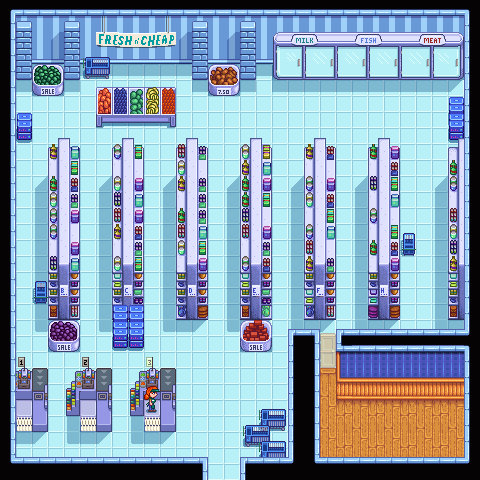

This game map was drawn from its Tiled (.tmx) file and the tilesets committed beside it. A one-line description and the trimmed map source follow:
An orthogonal 30x30 tile map with 16x16 px tiles, 4 tile layers (Back, Buildings, Front, AlwaysFront), 1 hidden layer not drawn, 4 tilesets and 112 objects (112x TileData).

<map version="1.10" tiledversion="1.10.2" orientation="orthogonal" renderorder="right-down" width="30" height="30" tilewidth="16" tileheight="16" infinite="0" nextlayerid="11" nextobjectid="113">
 <properties>
  <property name="Warp" value="13 30 Town 95 51 14 30 Town 96 51" />
 </properties>
 <tileset firstgid="1" name="Paths" tilewidth="16" tileheight="16" tilecount="36" columns="4">
  <image source=".paths.png" width="64" height="144" />
 </tileset>
 <tileset firstgid="37" name="untitled tile sheet" tilewidth="16" tileheight="16" tilecount="2176" columns="32">
  <image source=".townInterior.png" width="512" height="1088" />
  <tile id="1910">
   <animation>
    <frame tileid="1910" duration="1000" />
    <frame tileid="1910" duration="1000" />
    <frame tileid="1910" duration="1000" />
    <frame tileid="1910" duration="1000" />
    <frame tileid="1911" duration="1000" />
    <frame tileid="1910" duration="1000" />
    <frame tileid="1910" duration="1000" />
    <frame tileid="1910" duration="1000" />
    <frame tileid="1910" duration="1000" />
    <frame tileid="1910" duration="1000" />
    <frame tileid="1910" duration="1000" />
    <frame tileid="1911" duration="1000" />
    <frame tileid="1911" duration="1000" />
    <frame tileid="1911" duration="1000" />
   </animation>
  </tile>
  <tile id="1942">
   <animation>
    <frame tileid="1942" duration="1000" />
    <frame tileid="1942" duration="1000" />
    <frame tileid="1942" duration="1000" />
    <frame tileid="1942" duration="1000" />
    <frame tileid="1943" duration="1000" />
    <frame tileid="1942" duration="1000" />
    <frame tileid="1942" duration="1000" />
    <frame tileid="1942" duration="1000" />
    <frame tileid="1942" duration="1000" />
    <frame tileid="1942" duration="1000" />
    <frame tileid="1942" duration="1000" />
    <frame tileid="1943" duration="1000" />
    <frame tileid="1943" duration="1000" />
    <frame tileid="1943" duration="1000" />
   </animation>
  </tile>
 </tileset>
 <tileset firstgid="2213" name="z_Fuzzwald" tilewidth="16" tileheight="16" tilecount="6" columns="3">
  <image source="Fuzzwald.png" width="48" height="32" />
  <tile id="0">
   <animation>
    <frame tileid="0" duration="1000" />
    <frame tileid="0" duration="1000" />
    <frame tileid="0" duration="1000" />
    <frame tileid="0" duration="1000" />
    <frame tileid="0" duration="1000" />
    <frame tileid="0" duration="1000" />
    <frame tileid="2" duration="1000" />
    <frame tileid="0" duration="1000" />
    <frame tileid="0" duration="1000" />
    <frame tileid="0" duration="1000" />
    <frame tileid="0" duration="1000" />
    <frame tileid="0" duration="1000" />
    <frame tileid="0" duration="1000" />
   </animation>
  </tile>
  <tile id="3">
   <animation>
    <frame tileid="3" duration="500" />
    <frame tileid="1" duration="500" />
    <frame tileid="3" duration="500" />
    <frame tileid="3" duration="500" />
    <frame tileid="3" duration="500" />
    <frame tileid="3" duration="500" />
    <frame tileid="3" duration="500" />
    <frame tileid="3" duration="500" />
    <frame tileid="3" duration="500" />
    <frame tileid="3" duration="500" />
    <frame tileid="3" duration="500" />
    <frame tileid="3" duration="500" />
    <frame tileid="5" duration="500" />
    <frame tileid="5" duration="500" />
    <frame tileid="3" duration="500" />
    <frame tileid="3" duration="500" />
    <frame tileid="3" duration="500" />
    <frame tileid="3" duration="500" />
    <frame tileid="3" duration="500" />
    <frame tileid="3" duration="500" />
    <frame tileid="1" duration="500" />
    <frame tileid="3" duration="500" />
    <frame tileid="3" duration="500" />
    <frame tileid="3" duration="500" />
    <frame tileid="3" duration="500" />
    <frame tileid="3" duration="500" />
   </animation>
  </tile>
 </tileset>
 <tileset firstgid="2219" name="z_PotatTilesheets" tilewidth="16" tileheight="16" tilecount="1144" columns="17">
  <image source="PotatTilesheets.png" width="272" height="832" />
 </tileset>
 <layer id="1" name="Back" width="30" height="30">
  <data>[900 cells, 900 non-empty, 19 distinct tile ids]</data>
 </layer>
 <objectgroup id="2" name="Back" />
 <layer id="3" name="Buildings" width="30" height="30">
  <data>[900 cells, 451 non-empty, 103 distinct tile ids]</data>
 </layer>
 <objectgroup id="4" name="Buildings" visible="0">
  <object id="1" name="TileData" x="64" y="160" width="16" height="16">
   <properties>
    <property name="Action" value="Message &quot;JojaMart.1&quot;" />
   </properties>
  </object>
  <object id="2" name="TileData" x="240" y="160" width="16" height="16">
   <properties>
    <property name="Action" value="Message &quot;JojaMart.2&quot;" />
   </properties>
  </object>
  </objectgroup>
 <layer id="5" name="Paths" width="30" height="30" visible="0">
  <data>[900 cells, 101 non-empty, 8 distinct tile ids]</data>
 </layer>
 <objectgroup id="6" name="Paths" />
 <layer id="7" name="Front" width="30" height="30">
  <data>[900 cells, 209 non-empty, 54 distinct tile ids]</data>
 </layer>
 <objectgroup id="8" name="Front" />
 <layer id="9" name="AlwaysFront" width="30" height="30">
  <data>[900 cells, 12 non-empty, 11 distinct tile ids]</data>
 </layer>
 <objectgroup id="10" name="AlwaysFront" />
</map>
<!-- 110 of 112 objects omitted -->
